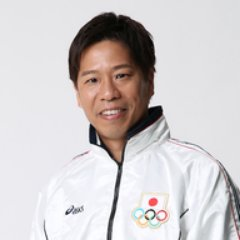
#> input picture tools/image.jpg, 240 x 240 px
$ python image_face_detect.py
#> lines starting #> are read from the running program, lines starting #| are printed output that depends on the picture; after the words box and inside, x2 and y2 are one past the last pixel; in counts of white or black regions, pixels touching at a corner belong together
import cv2 as cv

face_cascade = cv.CascadeClassifier('haarcascade_frontalface_default.xml')
eye_cascade = cv.CascadeClassifier('haarcascade_eye.xml')

img = cv.imread('image.jpg')
#> img is the input picture: shape (240, 240, 3); mean B, G, R 203, 202.5, 207.6

gray = cv.cvtColor(img, cv.COLOR_BGR2GRAY)
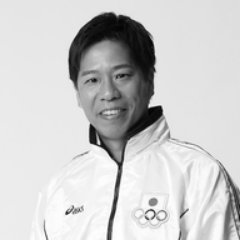
#> gray: shape (240, 240); min 1, max 255, mean 204
faces = face_cascade.detectMultiScale(gray, 1.3, 5)
#> faces = [[69, 48, 77, 77]]
print(len(faces))
#| 1

for (x, y, w, h) in faces:
    cv.rectangle(img, (x, y), (x+w, y+h), (255, 0, 0), 2)
    eye_gray = gray[y:y+h, x:x+w]
    eye_color = img[y:y+h, x:x+w]
    eyes = eye_cascade.detectMultiScale(eye_gray)
    for (ex, ey, ew, eh) in eyes:
        cv.rectangle(eye_color, (ex, ey), (ex+ew, ey+eh), (0, 255, 0), 2)
#> this loop made 1 pass
#> (x, y, w, h, eyes) on pass 1: (69, 48, 77, 77, [[40, 17, 23, 23], [12, 20, 24, 24]])
#> pass 1, `eye_gray = gray[y:y+h, x:x+w]`:
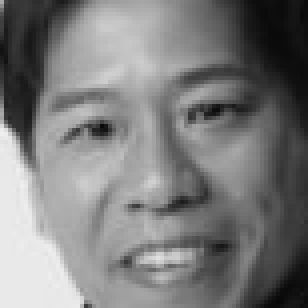
#> eye_gray: shape (77, 77) (shown 4 times larger); min 7, max 239, mean 123.9
#> pass 1, `eye_color = img[y:y+h, x:x+w]`:
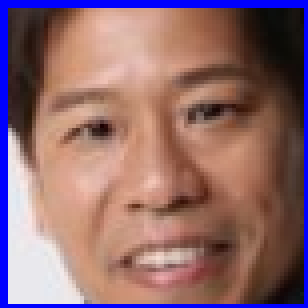
#> eye_color: shape (77, 77, 3) (shown 4 times larger); mean B, G, R 111, 106.2, 142.7
#> after the loop:
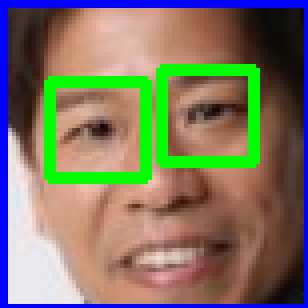
#> eye_color: shape (77, 77, 3) (shown 4 times larger); 9.38% of pixels changed, all inside (x1, y1, x2, y2) = (11, 16, 65, 46)
#> after the loop:
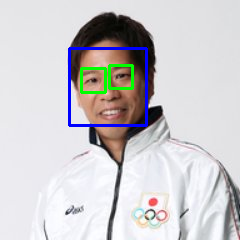
#> img: shape (240, 240, 3); 2.56% of pixels changed, all inside (x1, y1, x2, y2) = (68, 47, 148, 127)

cv.imshow('img', img)
cv.waitKey(0)
cv.destroyAllWindows()
